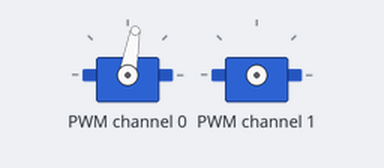
Bench run of a program on a simulated Raspberry Pi (BCM pin numbers). On the bench: 2 × servo. What the program prints to the terminal is not drawn.

Above: at 0.05 s.
At 6.15 s:
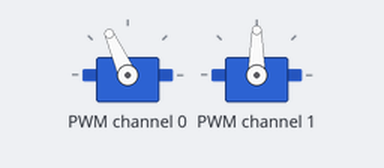
At 11.05 s:
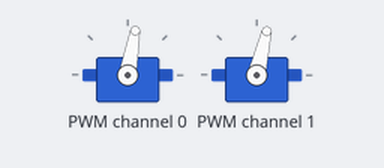
At 22.15 s:
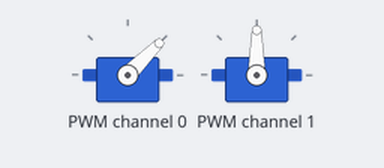
Timing chart, 0 to 28.9 s (numbered marks = the images above):
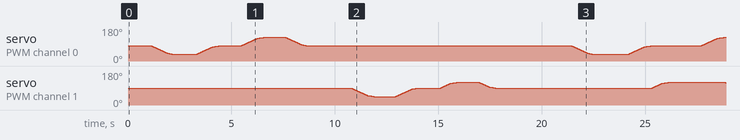

The program:

servo_control_full.py
```python
#!/usr/bin/env python3
"""
パン・チルトサーボ制御ライブラリ
サーボモーターの基本動作を提供するライブラリモジュール
スタンドアロン実行とライブラリimportの両方に対応
要件定義書: docs/specification.md
"""

import time
from adafruit_servokit import ServoKit

# ===== サーボ制御の定数 =====
SERVO_CHANNELS = 16          # サーボHATのチャンネル数
PAN_CHANNEL = 0              # パンサーボ（左右）のチャンネル
TILT_CHANNEL = 1             # チルトサーボ（上下）のチャンネル

# パルス幅設定（SG90サーボ用）
PULSE_MIN = 750              # 最小パルス幅（μs）
PULSE_MAX = 2250             # 最大パルス幅（μs）

# 動作範囲（実機検証済み）
PAN_CENTER = 80              # パンサーボの物理的中央（フレームが正面を向く位置）
PAN_LEFT = 35                # パンサーボの左端
PAN_RIGHT = 125              # パンサーボの右端

TILT_CENTER = 90             # チルトサーボの中央
TILT_DOWN = 45               # チルトサーボの下端
TILT_UP = 120                # チルトサーボの上端（物理的制約により135°から変更）

# 台形制御パラメータ
STEP_ANGLE = 1               # 1ステップあたりの角度（度）
NORMAL_DELAY = 0.02          # 通常移動時の待機時間（秒）
SLOW_DISTANCE = 5            # 減速開始距離（度）
SLOW_DELAY = NORMAL_DELAY * 3  # 減速時の待機時間（秒）


def initialize_servo_kit():
    """
    ServoKitの初期化

    PCA9685チップを使用したサーボHATを初期化します。
    SG90サーボに最適なパルス幅（750-2250μs）を設定することで、
    振動を防止し、正確な角度制御を実現します。

    Returns:
        ServoKit: 初期化されたServoKitオブジェクト

    Raises:
        Exception: I2C通信エラーまたはサーボHAT接続エラー
    """
    # ServoKitの初期化（16チャンネル）
    kit = ServoKit(channels=SERVO_CHANNELS)

    # パルス幅範囲を設定（SG90サーボ用）
    # デフォルト設定（1000-2000μs）では振動が発生するため、
    # SG90の仕様（750-2250μs）に合わせて明示的に設定
    kit.servo[PAN_CHANNEL].set_pulse_width_range(PULSE_MIN, PULSE_MAX)
    kit.servo[TILT_CHANNEL].set_pulse_width_range(PULSE_MIN, PULSE_MAX)

    return kit


def move_servo_smooth(servo, start_angle, end_angle,
                      step=STEP_ANGLE, normal_delay=NORMAL_DELAY,
                      slow_distance=SLOW_DISTANCE):
    """
    台形制御でサーボを滑らかに移動

    急激な動作による振動・騒音を防止するため、目標位置に近づくと
    自動的に減速します。慣性による振動を抑制し、静かで滑らかな
    動作を実現します。

    Args:
        servo: ServoKitのサーボオブジェクト（kit.servo[n]）
        start_angle (float): 開始角度（度）
        end_angle (float): 目標角度（度）
        step (int): 1ステップあたりの角度（小さいほど滑らか、デフォルト1度）
        normal_delay (float): 通常移動時の待機時間（秒、デフォルト0.02）
        slow_distance (int): 減速開始距離（度、デフォルト5度）

    動作の流れ:
        1. 開始位置から目標位置へ1度ずつ移動
        2. 目標位置まで5度以内に近づいたら減速（3倍遅く）
        3. 目標位置で停止

    効果:
        - 振動の完全停止
        - 駆動音の大幅な低減
        - 滑らかで自然な動き
    """
    # 移動方向に応じて角度リストを生成
    if start_angle < end_angle:
        # 右方向または上方向への移動
        angles = range(int(start_angle), int(end_angle) + 1, step)
    else:
        # 左方向または下方向への移動
        angles = range(int(start_angle), int(end_angle) - 1, -step)

    angles_list = list(angles)

    # 各角度へ順次移動（台形制御）
    for angle in angles_list:
        # 目標位置までの距離を計算
        distance_to_end = abs(end_angle - angle)

        # 目標位置に近づいたら減速
        if distance_to_end <= slow_distance:
            delay = SLOW_DELAY  # 減速（3倍遅く）
        else:
            delay = normal_delay  # 通常速度

        # サーボを移動
        servo.angle = angle
        time.sleep(delay)


def set_pan_angle(kit, angle, smooth=True):
    """
    パンサーボ（左右）を指定角度に移動

    Args:
        kit (ServoKit): 初期化済みのServoKitオブジェクト
        angle (float): 目標角度（PAN_LEFT～PAN_RIGHT、35-125度）
        smooth (bool): 台形制御を使用するか（デフォルトTrue）

    Raises:
        ValueError: 角度が範囲外の場合
    """
    # 角度の範囲チェック
    if not (PAN_LEFT <= angle <= PAN_RIGHT):
        raise ValueError(
            f"パン角度は {PAN_LEFT}～{PAN_RIGHT}度の範囲で指定してください（指定値: {angle}度）"
        )

    # 現在の角度を取得（初回はNoneの場合がある）
    try:
        current_angle = kit.servo[PAN_CHANNEL].angle
        if current_angle is None:
            current_angle = PAN_CENTER
    except:
        current_angle = PAN_CENTER

    # 台形制御で移動
    if smooth:
        move_servo_smooth(kit.servo[PAN_CHANNEL], current_angle, angle)
    else:
        # 直接移動（テスト用）
        kit.servo[PAN_CHANNEL].angle = angle


def set_tilt_angle(kit, angle, smooth=True):
    """
    チルトサーボ（上下）を指定角度に移動

    Args:
        kit (ServoKit): 初期化済みのServoKitオブジェクト
        angle (float): 目標角度（TILT_DOWN～TILT_UP、45-120度）
        smooth (bool): 台形制御を使用するか（デフォルトTrue）

    Raises:
        ValueError: 角度が範囲外の場合
    """
    # 角度の範囲チェック
    if not (TILT_DOWN <= angle <= TILT_UP):
        raise ValueError(
            f"チルト角度は {TILT_DOWN}～{TILT_UP}度の範囲で指定してください（指定値: {angle}度）"
        )

    # 現在の角度を取得（初回はNoneの場合がある）
    try:
        current_angle = kit.servo[TILT_CHANNEL].angle
        if current_angle is None:
            current_angle = TILT_CENTER
    except:
        current_angle = TILT_CENTER

    # 台形制御で移動
    if smooth:
        move_servo_smooth(kit.servo[TILT_CHANNEL], current_angle, angle)
    else:
        # 直接移動（テスト用）
        kit.servo[TILT_CHANNEL].angle = angle


def set_pan_tilt(kit, pan_angle, tilt_angle, smooth=True):
    """
    パンとチルトを同時に指定角度に移動

    Args:
        kit (ServoKit): 初期化済みのServoKitオブジェクト
        pan_angle (float): パンの目標角度（35-125度）
        tilt_angle (float): チルトの目標角度（45-120度）
        smooth (bool): 台形制御を使用するか（デフォルトTrue）

    Raises:
        ValueError: 角度が範囲外の場合
    """
    # パンを移動
    set_pan_angle(kit, pan_angle, smooth)

    # チルトを移動
    set_tilt_angle(kit, tilt_angle, smooth)


def set_center_position(kit, smooth=True):
    """
    両サーボを中央位置に移動

    Args:
        kit (ServoKit): 初期化済みのServoKitオブジェクト
        smooth (bool): 台形制御を使用するか（デフォルトTrue）
    """
    set_pan_angle(kit, PAN_CENTER, smooth)
    set_tilt_angle(kit, TILT_CENTER, smooth)


def release_servos(kit):
    """
    サーボを解放して振動を完全に停止

    サーボの電力供給を停止することで、位置保持をやめます。
    振動が気になる場合や、バッテリー節約のために使用します。

    Args:
        kit (ServoKit): 初期化済みのServoKitオブジェクト

    注意:
        サーボを解放すると位置保持ができなくなります。
        重いカメラを搭載している場合は、サーボが動いてしまう可能性があります。
    """
    kit.servo[PAN_CHANNEL].fraction = None
    kit.servo[TILT_CHANNEL].fraction = None


def test_pan_servo(kit):
    """
    パンサーボの動作テスト

    左端 → 中央 → 右端 → 中央の順に動作確認を行います。

    Args:
        kit (ServoKit): 初期化済みのServoKitオブジェクト
    """
    print("\n=== パンサーボ動作テスト ===")

    print(f"左端へ移動 ({PAN_LEFT}度)...")
    set_pan_angle(kit, PAN_LEFT)
    time.sleep(1)

    print(f"中央へ移動 ({PAN_CENTER}度)...")
    set_pan_angle(kit, PAN_CENTER)
    time.sleep(1)

    print(f"右端へ移動 ({PAN_RIGHT}度)...")
    set_pan_angle(kit, PAN_RIGHT)
    time.sleep(1)

    print(f"中央へ戻ります ({PAN_CENTER}度)...")
    set_pan_angle(kit, PAN_CENTER)
    time.sleep(1)

    print("✓ パンサーボテスト完了")


def test_tilt_servo(kit):
    """
    チルトサーボの動作テスト

    下端 → 中央 → 上端 → 中央の順に動作確認を行います。

    Args:
        kit (ServoKit): 初期化済みのServoKitオブジェクト
    """
    print("\n=== チルトサーボ動作テスト ===")

    print(f"下端へ移動 ({TILT_DOWN}度)...")
    set_tilt_angle(kit, TILT_DOWN)
    time.sleep(1)

    print(f"中央へ移動 ({TILT_CENTER}度)...")
    set_tilt_angle(kit, TILT_CENTER)
    time.sleep(1)

    print(f"上端へ移動 ({TILT_UP}度)...")
    set_tilt_angle(kit, TILT_UP)
    time.sleep(1)

    print(f"中央へ戻ります ({TILT_CENTER}度)...")
    set_tilt_angle(kit, TILT_CENTER)
    time.sleep(1)

    print("✓ チルトサーボテスト完了")


def test_pan_tilt_combined(kit):
    """
    パン・チルト複合動作テスト

    複数の位置を順番に動かして、複合動作を確認します。

    Args:
        kit (ServoKit): 初期化済みのServoKitオブジェクト
    """
    print("\n=== パン・チルト複合動作テスト ===")

    # テストパターン: (パン角度, チルト角度, 説明)
    test_patterns = [
        (PAN_CENTER, TILT_CENTER, "中央"),
        (PAN_LEFT, TILT_CENTER, "左"),
        (PAN_CENTER, TILT_UP, "上"),
        (PAN_RIGHT, TILT_CENTER, "右"),
        (PAN_CENTER, TILT_DOWN, "下"),
        (PAN_LEFT, TILT_UP, "左上"),
        (PAN_RIGHT, TILT_UP, "右上"),
        (PAN_RIGHT, TILT_DOWN, "右下"),
        (PAN_LEFT, TILT_DOWN, "左下"),
        (PAN_CENTER, TILT_CENTER, "中央に戻る"),
    ]

    for pan, tilt, description in test_patterns:
        print(f"{description}へ移動 (パン: {pan}度, チルト: {tilt}度)...")
        set_pan_tilt(kit, pan, tilt)
        time.sleep(1.5)

    print("✓ 複合動作テスト完了")


def main():
    """
    メイン関数：サーボの動作テストを実行

    スタンドアロン実行時にサーボの動作確認を行います。
    ライブラリとしてimportされた場合は、この関数は実行されません。
    """
    print("=" * 60)
    print("パン・チルトサーボ制御プログラム")
    print("=" * 60)
    print()
    print("このプログラムは、サーボモーターの基本動作をテストします。")
    print("各テストが順番に実行されます。")
    print()
    print(f"動作範囲:")
    print(f"  パン  : {PAN_LEFT}～{PAN_RIGHT}度（中央: {PAN_CENTER}度）")
    print(f"  チルト: {TILT_DOWN}～{TILT_UP}度（中央: {TILT_CENTER}度）")
    print()

    try:
        # サーボの初期化
        print("サーボモーターを初期化中...")
        kit = initialize_servo_kit()
        print(f"✓ 初期化完了（パルス幅: {PULSE_MIN}-{PULSE_MAX}μs）")

        # 中央位置へ移動
        print("\n中央位置へ移動...")
        set_center_position(kit)
        time.sleep(1)
        print("✓ 中央位置に移動しました")

        # パンサーボテスト
        test_pan_servo(kit)
        time.sleep(1)

        # チルトサーボテスト
        test_tilt_servo(kit)
        time.sleep(1)

        # 複合動作テスト
        test_pan_tilt_combined(kit)

        print("\n全てのテストが完了しました。")
        print("Ctrl+C を押すと終了します。")

        # 待機モード
        while True:
            time.sleep(1)

    except KeyboardInterrupt:
        print("\n\n割り込み信号を受信しました。終了処理を実行中...")

    except ValueError as e:
        print(f"\n設定エラー: {e}")

    except Exception as e:
        print(f"\nエラーが発生しました: {e}")
        print("\n対処方法:")
        print("  1. サーボHATが正しく接続されているか確認")
        print("  2. I2C接続を確認: i2cdetect -y 1")
        print("  3. サーボ用電源が接続されているか確認")
        print("  4. サーボがチャンネル0（パン）と1（チルト）に接続されているか確認")

    finally:
        # サーボを解放（振動停止）
        print("\nサーボを解放します...")
        try:
            release_servos(kit)
            print("✓ サーボを解放しました")
        except:
            pass

        print("プログラムを終了しました。")


# ライブラリとしてimportされた場合はmain()を実行しない
if __name__ == "__main__":
    main()
```
